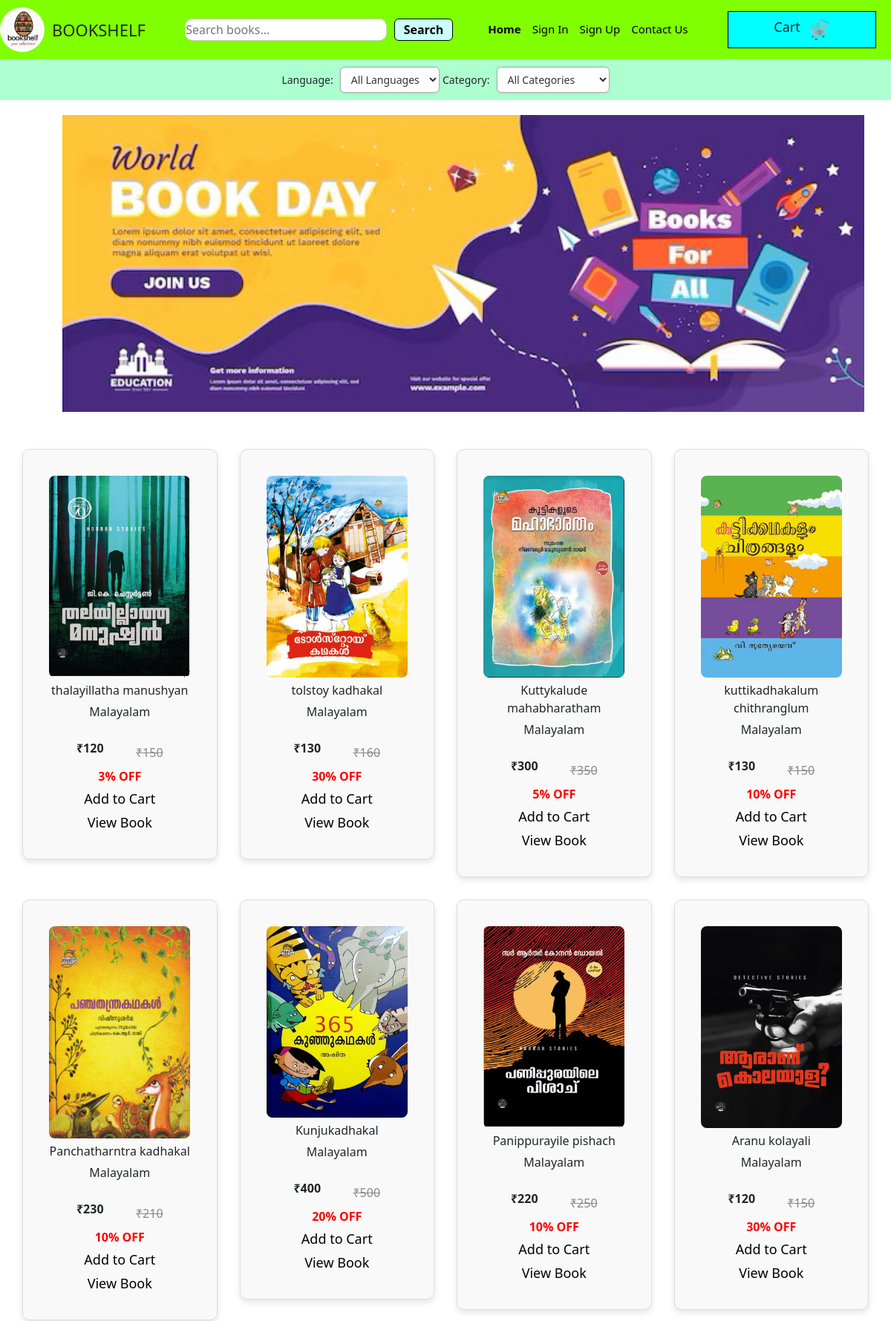
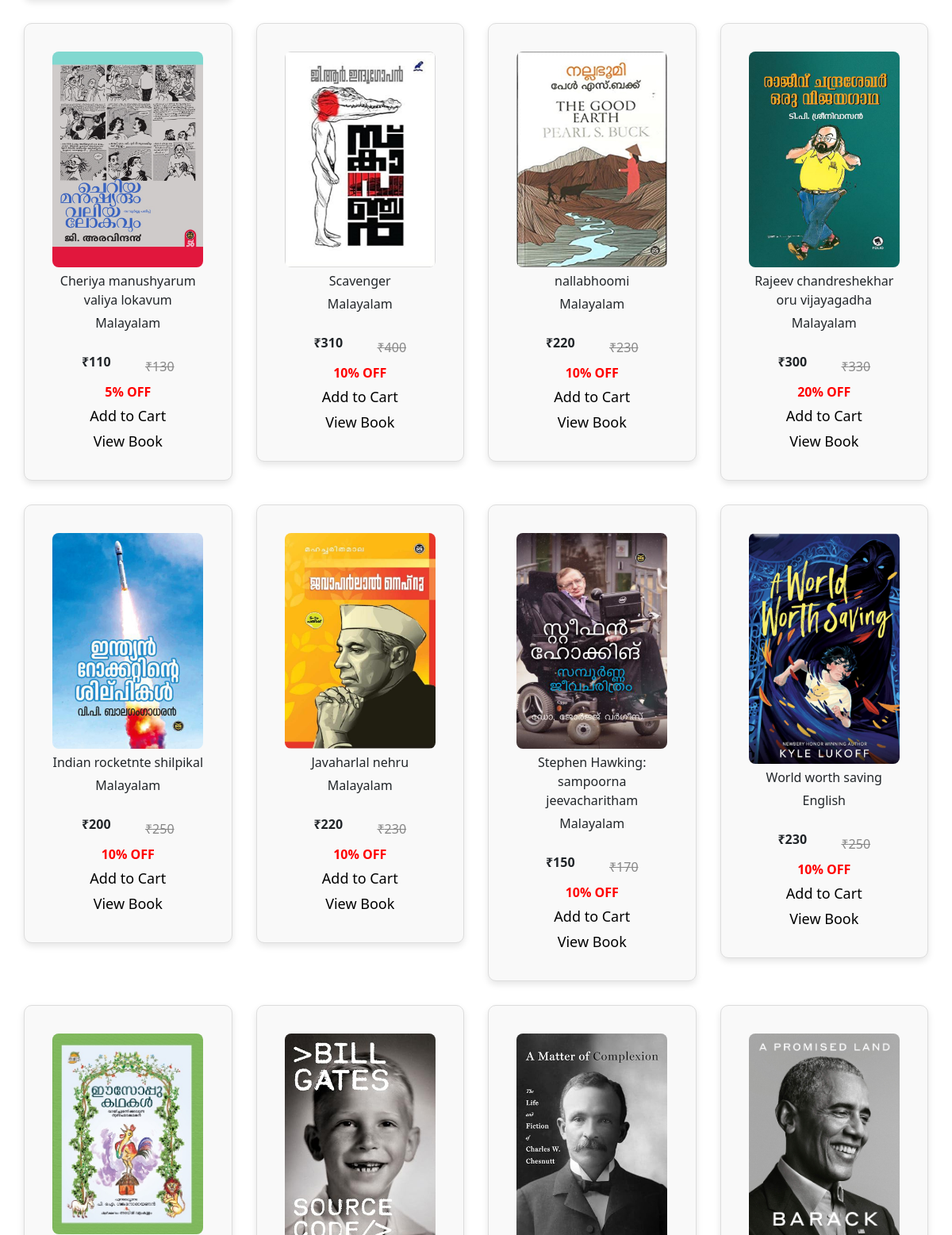
/index (upper part), run on the app's committed database (2 pictures, top to bottom).
### APP/models.py (models this page shows, shortened)
class Add(models.Model):
    doc=models.FileField()
    lname=models.ForeignKey(Language,on_delete=models.CASCADE)
    cname=models.ForeignKey(Category,on_delete=models.CASCADE)
    name=models.TextField()
    price=models.IntegerField()
    oldprice=models.IntegerField()
    discount=models.IntegerField()

class Language(models.Model):
    lname=models.CharField()

### APP/views.py (the view, shortened to what this page needs)
# urls.py: path('index',views.index,name='index'),
def index(request):
    query = request.GET.get('q')
    category_id = request.GET.get('category')
    language_id = request.GET.get('language')
    books = Add.objects.all()
    if query:
        books = books.filter(name__icontains=query)
        if request.user.is_authenticated:
            SearchHistory.objects.create(user=request.user, query=query)
    if category_id:
        books = books.filter(cname_id=category_id)
    if language_id:
        books = books.filter(lname_id=language_id)
    categories = Category.objects.all()
    languages = Language.objects.all()
    search_history = []
    view_history = []
    recommendations = []
    context = {
        'books': books,
        'categories': categories,
        'languages': languages,
        'selected_category': int(category_id) if category_id else None,
        'selected_language': int(language_id) if language_id else None,
        'history': search_history,
        'view_history': view_history,
        'recommendations': recommendations,
        'search_query': query,
    }
    return render(request, 'user_index.html', context)

### templates/user_index.html (shortened to what this page needs)
<!DOCTYPE html>
<html lang="en">
<head>
    {% load static %}
    <link rel="stylesheet" href="{% static 'css/bookindex.css' %}">
    <link href="https://cdn.jsdelivr.net/npm/bootstrap@5.3.0/dist/css/bootstrap.min.css" rel="stylesheet">
</head>
<body>
<div class="main">
    <div class="nav">
        <div class="logo">
            <img src="{% static 'images/logo.png' %}" height="60px" width="60px" alt="Logo" style="border-radius:70%;">
            <h3>BOOKSHELF</h3>
        </div>
        <div class="search">
            <form method="get" action="{% url 'index' %}" style="display: flex; align-items: center;">
                <input type="text" name="q" list="recent-searches" placeholder="Search books..."
                       value="{{ search_query|default:'' }}" class="search-input">
                <button type="submit" class="search-btn">Search</button>
            </form>
        </div>
        <div class="list">
            <ul type="none">
                <li><a href="{% url 'index' %}" class="page">Home</a></li>
                {% if user.is_authenticated %}
                <li><a href="{% url 'user_order_view' %}">Orders</a></li>
                    <li><a href="{% url 'profile' %}"><img src="{% static 'images/profileicon.png' %}"></a></li>
                    <li><a href="{% url 'logout' %}">Sign Out</a></li>
                {% else %}
                    <li><a href="{% url 'login' %}">Sign In</a></li>
                    <li><a href="{% url 'register' %}">Sign Up</a></li>
                    <li><a href="#">Contact Us</a></li>
                {% endif %}
            </ul>
        </div>
        <div class="cart">
            <p>Cart</p>
            <a href="{% url 'cart' %}"><img src="{% static 'images/carticon.png' %}"></a>
        </div>
    </div>
    <div class="nav2">
        <div class="list2">
            <form method="get" action="{% url 'index' %}" class="filter-form">
                <label for="language">Language:</label>
                <select name="language" id="language" onchange="this.form.submit()">
                    <option value="">All Languages</option>
                </select>
                <label for="category">Category:</label>
                <select name="category" id="category" onchange="this.form.submit()">
                    <option value="">All Categories</option>
                </select>
            </form>
        </div>
    </div>
   {% if not search_query and not selected_language and not selected_category %}
<div id="bannerCarousel" class="carousel slide" data-bs-ride="carousel" data-bs-interval="2000" style="margin: 20px 0;">
  <div class="carousel-inner">
    <div class="carousel-item">
      <img src="{% static 'images/banner3.jpg' %}" style="max-height: 400px; object-fit: cover;width:90%; margin-left:7%;"  alt="Banner 3" >
      <div class="carousel-caption d-none d-md-block">
      </div>
    </div>
  </div>
</div>
{% endif %}
    <div class="out">
        <div class="upload">
            {% for book in books %}
                <div class="output">
                    <p><a href="{% url 'bookdetails' book.id %}"><img src="{{ book.doc.url }}" alt="book"></a></p>
                    <p>{{ book.name }}</p>
                    <p>{{ book.lname.lname }}</p>
                    <p class="price">₹{{ book.price }}</p>
                    <p class="old"><del>₹{{ book.oldprice }}</del></p>
                    <p class="dis">{{ book.discount }}% OFF</p>
                    <div class="buttons">
                        <p class="add">
                            <a href="{% url 'add_to_cart' book.id %}" style="text-decoration:none;color:black;font-size:18px;">
                                Add to Cart
                            </a>
                        </p>
                        <p class="buy">
                            <a href="{% url 'bookdetails' book.id %}" style="text-decoration:none;color:black;font-size:18px;">
                                View Book
                            </a>
                        </p>
                    </div>
                </div>
            {% empty %}
                <h1 class="not_found">No books matched your filters or search.</h1>
            {% endfor %}
        </div>
    </div>
</div>
</body>
</html>

### static/css/bookindex.css (style rules this page uses)
* { margin: 0; padding: 0; box-sizing: border-box; }
html, body { height: 100vh; }
.nav { display: flex; flex-wrap: wrap; justify-content: space-between; align-items: center; background-color: chartreuse; padding: 10px 20px; gap: 15px; width: 100%; }
.nav > div { flex: 1 1 auto; min-width: 200px; }
.logo { display: flex; align-items: center; gap: 10px; }
.logo h3 { font-size: 22px; margin: 0; word-break: break-word; }
.search { flex: 2; }
.search form { display: flex; align-items: center; gap: 10px; flex-wrap: wrap; }
.search-input { flex: 1; min-width: 200px; height: 30px; border-radius: 10px; border: 1px solid #ccc; font-size: 16px; }
.search-btn { background-color: rgb(202, 253, 253); border: 1px solid black; padding: 2px 12px; border-radius: 6px; cursor: pointer; font-weight: bold; transition: background-color 0.2s ease; }
.list ul { display: flex; gap: 15px; flex-wrap: wrap; list-style: none; align-items: center; text-align:center; margin-top:4%; }
.list a { text-decoration: none; color: black; font-size: 15px; font-weight:500; }
.list a.page { font-weight: 800; color:black; }
.cart { display: flex; align-items: center; gap: 10px; justify-content: center; flex-shrink: 0; height:50px; width:60px; border:1px solid black; background-color:aqua; }
.cart img, .list img { height: 30px; width: 30px; }
.cart p { font-size: 16px; margin-top:5%; font-size:18px; text-align:center; }
.nav2 { background-color: rgb(174, 255, 208); padding: 10px; text-align: center; }
.list2 { display: flex; justify-content: center; flex-wrap: wrap; gap: 20px; }
.upload { display: grid; grid-template-columns: repeat(auto-fit, minmax(220px, 1fr)); gap: 30px; padding: 30px; width: 100%; box-sizing: border-box; margin-top: 20px; justify-content: center; align-items: start; max-width: 1200px; margin-left: auto; margin-right: auto; }
.output { border: 1px solid #ddd; border-radius: 10px; padding: 30px; text-align: center; background-color: #f9f9f9; box-shadow: 0 4px 8px rgba(0, 0, 0, 0.1); transition: transform 0.2s; }
.output img { width: 95%; height: auto; border-radius: 8px; }
.output p { margin: 5px 0; }
.old { transform: translate(40px, -3px); color: #888; }
.price { transform: translate(-40px, 20px); font-weight: 900; }
.output .dis { color: red; font-weight: 900; }
.filter-form select { padding: 6px 10px; font-size: 14px; border: 1px solid #aaa; border-radius: 6px; background-color: #fff; color: #333; transition: all 0.3s ease; cursor: pointer; box-shadow: 0 1px 4px rgba(0,0,0,0.1); }
.filter-form label { font-size: 14px; margin-right: 5px; }

### data on the page
Add: doc (picture), name "thalayillatha manushyan", lname.lname "Malayalam", price "120", oldprice "150", discount "3"
Add: doc (picture), name "tolstoy kadhakal", lname.lname "Malayalam", price "130", oldprice "160", discount "30"
Add: doc (picture), name "Kuttykalude mahabharatham", lname.lname "Malayalam", price "300", oldprice "350", discount "5"
Add: doc (picture), name "kuttikadhakalum chithranglum", lname.lname "Malayalam", price "130", oldprice "150", discount "10"
Add: doc (picture), name "Panchatharntra kadhakal", lname.lname "Malayalam", price "230", oldprice "210", discount "10"
Add: doc (picture), name "Kunjukadhakal", lname.lname "Malayalam", price "400", oldprice "500", discount "20"
Add: doc (picture), name "Panippurayile pishach", lname.lname "Malayalam", price "220", oldprice "250", discount "10"
Add: doc (picture), name "Aranu kolayali", lname.lname "Malayalam", price "120", oldprice "150", discount "30"
Add: doc (picture), name "Cheriya manushyarum valiya lokavum", lname.lname "Malayalam", price "110", oldprice "130", discount "5"
Add: doc (picture), name "Scavenger", lname.lname "Malayalam", price "310", oldprice "400", discount "10"
Add: doc (picture), name "nallabhoomi", lname.lname "Malayalam", price "220", oldprice "230", discount "10"
Add: doc (picture), name "Rajeev chandreshekhar oru vijayagadha", lname.lname "Malayalam", price "300", oldprice "330", discount "20"
Add: doc (picture), name "Indian rocketnte shilpikal", lname.lname "Malayalam", price "200", oldprice "250", discount "10"
Add: doc (picture), name "Javaharlal nehru", lname.lname "Malayalam", price "220", oldprice "230", discount "10"
Add: doc (picture), name "Stephen Hawking: sampoorna jeevacharitham", lname.lname "Malayalam", price "150", oldprice "170", discount "10"
Add: doc (picture), name "World worth saving", lname.lname "English", price "230", oldprice "250", discount "10"
Add: doc (picture)
Add: doc (picture)
Add: doc (picture)
Add: doc (picture)
